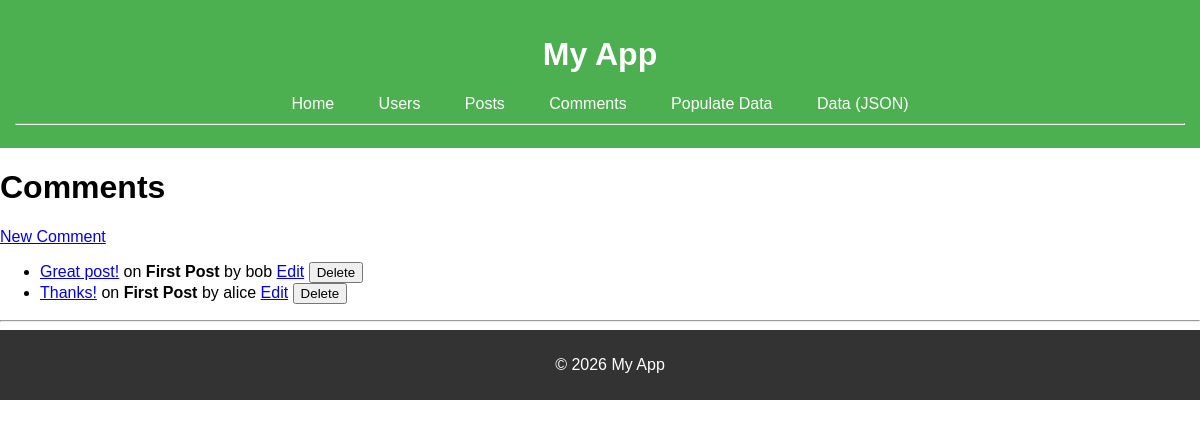
/comments, run on an earlier commit of the app's database.
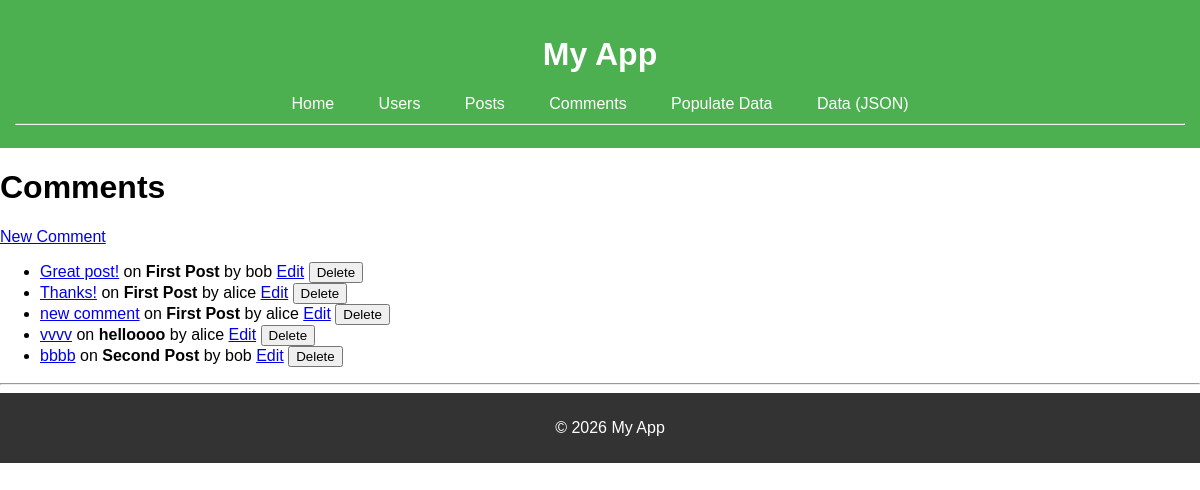
And on a later commit of the database.
### models.py (models this page shows, shortened)
class Comment(db.Model):
    id = db.Column(db.Integer, primary_key=True)
    content = db.Column(db.Text, nullable=False)
    date_posted = db.Column(db.DateTime, nullable=False, default=datetime.utcnow)
    post_id = db.Column(db.Integer, db.ForeignKey('post.id'), nullable=False)
    user_id = db.Column(db.Integer, db.ForeignKey('user.id'), nullable=False)

class Post(db.Model):
    id = db.Column(db.Integer, primary_key=True)
    title = db.Column(db.String(100), nullable=False)
    date_posted = db.Column(db.DateTime, nullable=False, default=datetime.utcnow)
    content = db.Column(db.Text, nullable=False)
    user_id = db.Column(db.Integer, db.ForeignKey('user.id'), nullable=False)
    comments = db.relationship('Comment', backref='post', lazy=True)

class User(db.Model):
    id = db.Column(db.Integer, primary_key=True)
    username = db.Column(db.String(20), unique=True, nullable=False)
    email = db.Column(db.String(120), unique=True, nullable=False)
    posts = db.relationship('Post', backref='author', lazy=True)
    comments = db.relationship('Comment', backref='commenter', lazy=True)

### main.py (the view)
@app.route('/comments')
def comments_index():
    comments_list = Comment.query.all()
    return render_template('pages/comments/index.html', comments=comments_list)

### templates/pages/comments/index.html
{% extends 'layouts/base.html' %}
{% block content %}
<h1>Comments</h1>
<a href="{{ url_for('comments_new') }}">New Comment</a>
<ul>
  {% for comment in comments %}
  <li>
    <a href="{{ url_for('comments_show', id=comment.id) }}">{{ comment.content }}</a>
    on <strong>{{ comment.post.title }}</strong> by {{ comment.commenter.username }}
    <a href="{{ url_for('comments_edit', id=comment.id) }}">Edit</a>
    <form method="post" action="{{ url_for('comments_delete', id=comment.id) }}" style="display:inline;">
      <button type="submit" onclick="return confirm('Delete comment?')">Delete</button>
    </form>
  </li>
  {% endfor %}
</ul>
{% endblock %}

### templates/layouts/base.html (shortened to what this page needs)
<!DOCTYPE html>
<html>
  <head>
    <link rel="stylesheet"
          href="{{ url_for('static', filename='css/styles.css') }}">
  </head>
  <body>
    {% include 'partials/header.html' %}
    {% block content %}{% endblock %}
    {% include 'partials/footer.html' %}
  </body>
</html>

### templates/partials/header.html
<header>
  <h1>My App</h1>
  <nav>
    <a href="/">Home</a>
    <a href="/users">Users</a>
    <a href="/posts">Posts</a>
    <a href="/comments">Comments</a>
    <a href="/populate">Populate Data</a>
    <a href="/data">Data (JSON)</a>
  </nav>
  <hr>
</header>

### templates/partials/footer.html
<hr>
<footer>
  <p>© 2026 My App</p>
</footer>

### static/css/styles.css (style rules this page uses)
body { margin: 0; font-family: Arial, sans-serif; }
header { background-color: #4CAF50; color: white; padding: 15px; text-align: center; }
nav { margin: 10px 0; }
nav a { color: white; padding: 14px 20px; text-decoration: none; }
footer { background-color: #333; color: white; text-align: center; padding: 10px; position: relative; bottom: 0; width: 100%; }

What changed in the data, as far as the page shows it:
added Comment: content "new comment", post "First Post", commenter.username "alice"
added Comment: content "vvvv", post "helloooo", commenter.username "alice"
added Comment: content "bbbb", post "Second Post", commenter.username "bob"
